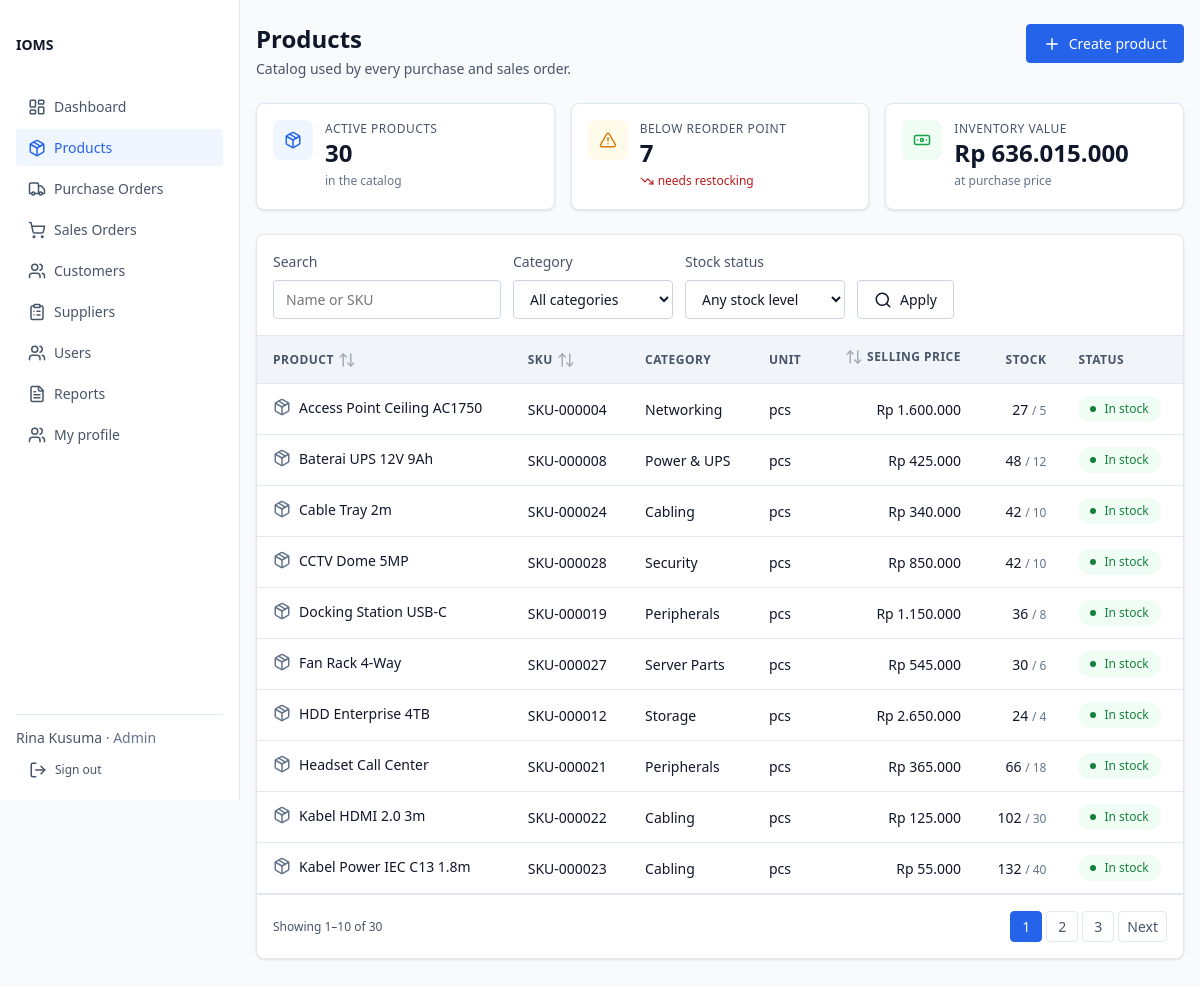
The page /products (signed in) on the database its author committed.
### tables this page shows
CREATE TABLE IF NOT EXISTS `product` (
    `id`             BIGINT UNSIGNED NOT NULL AUTO_INCREMENT,
    `sku`            VARCHAR(64)     NOT NULL,                 
    `name`           VARCHAR(200)    NOT NULL,                 
    `category_id`    BIGINT UNSIGNED NOT NULL,                 
    `unit`           VARCHAR(32)     NOT NULL,                 
    `purchase_price` DECIMAL(15, 2)  NOT NULL,                 
    `selling_price`  DECIMAL(15, 2)  NOT NULL,                 
    `reorder_point`  INT             NOT NULL,                 
    `image_path`     VARCHAR(255)    NULL,                     
    `is_active`      TINYINT(1)      NOT NULL DEFAULT 1,       
    `created_at`     DATETIME        NOT NULL,
    `updated_at`     DATETIME        NOT NULL,
    PRIMARY KEY (`id`),
    UNIQUE KEY `uq_product_sku` (`sku`),
    KEY `ix_product_category` (`category_id`),
    KEY `ix_product_active_name` (`is_active`, `name`),
    CONSTRAINT `fk_product_category`
        FOREIGN KEY (`category_id`) REFERENCES `category` (`id`) ON DELETE RESTRICT,
    CONSTRAINT `ck_product_purchase_price` CHECK (`purchase_price` >= 0),
    CONSTRAINT `ck_product_selling_price` CHECK (`selling_price` >= 0),
    CONSTRAINT `ck_product_reorder_point` CHECK (`reorder_point` >= 0)
);

### views/products/index.php (the view, shortened to what the rows shown need)
<div class="page-header">
    <div>
        <h1 class="page-title">Products</h1>
    </div>
</div>
<div class="card">
    <?php if ($products === [] && $hasFilters) : ?>
        <?= $view->renderPartial('layout/_empty-state', [
            'icon' => 'filter-x',
            'heading' => 'No products match these filters',
            'text' => 'Try a different search term or stock level, or clear the filters to see the whole catalog.',
            'actionLabel' => 'Clear filters',
            'actionHref' => '/products',
        ]) ?>
    <?php else : ?>
        <div class="table-wrap">
            <table class="table">
                <thead>
                    <tr>
                        <?= $view->renderPartial('layout/_sort-header', [
                            'label' => 'Product',
                            'sortKey' => 'name',
                            'basePath' => $basePath,
                            'filters' => $filters,
                        ]) ?>
                        <?= $view->renderPartial('layout/_sort-header', [
                            'label' => 'SKU',
                            'sortKey' => 'sku',
                            'basePath' => $basePath,
                            'filters' => $filters,
                        ]) ?>
                        <th scope="col">Category</th>
                        <th scope="col">Unit</th>
                        <?= $view->renderPartial('layout/_sort-header', [
                            'label' => 'Selling price',
                            'sortKey' => 'price',
                            'basePath' => $basePath,
                            'filters' => $filters,
                            'numeric' => true,
                        ]) ?>
                        <th scope="col" class="numeric">Stock</th>
                        <th scope="col">Status</th>
                    </tr>
                </thead>
                <tbody>
                    <?php foreach ($products as $product) :
                        $total = $totals[(int) $product->id] ?? 0;
                        $isLow = $product->isLowStock($total);
                        ?>
                        <tr>
                            <td>
                                <a class="row-entity" href="/products/<?= (int) $product->id ?>">
                                    <svg class="icon" aria-hidden="true">
                                        <use href="/assets/icons/lucide-sprite.svg#package"></use>
                                    </svg>
                                    <span class="cell-primary"><?= View::e($product->name) ?></span>
                                </a>
                            </td>
                            <td class="tabular"><?= View::e($product->sku) ?></td>
                            <td><?= View::e($categoryNames[$product->categoryId] ?? '—') ?></td>
                            <td><?= View::e($product->unit) ?></td>
                            <td class="numeric"><?= View::e(Money::format($product->sellingPrice)) ?></td>
                            <td class="numeric">
                                <?= $total ?>
                                <span class="cell-secondary">/ <?= (int) $product->reorderPoint ?></span>
                            </td>
                            <td>
                                <?php if (!$product->isActive) : ?>
                                    <span class="badge badge--cancelled">Inactive</span>
                                <?php elseif ($isLow) : ?>
                                    <span class="badge badge--low-stock">Low stock</span>
                                <?php else : ?>
                                    <span class="badge badge--fulfilled">In stock</span>
                                <?php endif; ?>
                            </td>
                        </tr>
                    <?php endforeach; ?>
                </tbody>
            </table>
        </div>
    <?php endif; ?>
</div>

### rows shown on the page
product: name "Access Point Ceiling AC1750", sku "SKU-000004", category "Networking", unit "pcs", selling_price "Rp 1.600.000", id "27", reorder_point "5", is_active "In stock"
product: name "Baterai UPS 12V 9Ah", sku "SKU-000008", category "Power & UPS", unit "pcs", selling_price "Rp 425.000", id "48", reorder_point "12", is_active "In stock"
product: name "Cable Tray 2m", sku "SKU-000024", category "Cabling", unit "pcs", selling_price "Rp 340.000", id "42", reorder_point "10", is_active "In stock"
product: name "CCTV Dome 5MP", sku "SKU-000028", category "Security", unit "pcs", selling_price "Rp 850.000", id "42", reorder_point "10", is_active "In stock"
product: name "Docking Station USB-C", sku "SKU-000019", category "Peripherals", unit "pcs", selling_price "Rp 1.150.000", id "36", reorder_point "8", is_active "In stock"
product: name "Fan Rack 4-Way", sku "SKU-000027", category "Server Parts", unit "pcs", selling_price "Rp 545.000", id "30", reorder_point "6", is_active "In stock"
product: name "HDD Enterprise 4TB", sku "SKU-000012", category "Storage", unit "pcs", selling_price "Rp 2.650.000", id "24", reorder_point "4", is_active "In stock"
product: name "Headset Call Center", sku "SKU-000021", category "Peripherals", unit "pcs", selling_price "Rp 365.000", id "66", reorder_point "18", is_active "In stock"
product: name "Kabel HDMI 2.0 3m", sku "SKU-000022", category "Cabling", unit "pcs", selling_price "Rp 125.000", id "102", reorder_point "30", is_active "In stock"
product: name "Kabel Power IEC C13 1.8m", sku "SKU-000023", category "Cabling", unit "pcs", selling_price "Rp 55.000", id "132", reorder_point "40", is_active "In stock"

### other values the page prints
View::e($item['label']) "Dashboard"
View::e($item['label']) "Products"
View::e($item['label']) "Purchase Orders"
View::e($item['label']) "Sales Orders"
View::e($item['label']) "Customers"
View::e($item['label']) "Suppliers"
View::e($item['label']) "Users"
View::e($item['label']) "Reports"
View::e($item['label']) "My profile"
View::e($session->userName() ?? '') "Rina Kusuma"
View::e($role->label()) "Admin"
$summary['total'] "30"
$summary['lowStock'] "7"
View::e(Money::format($summary['inventoryValue'])) "Rp 636.015.000"
View::e($label) "PRODUCT SKU SELLING PRICE"
